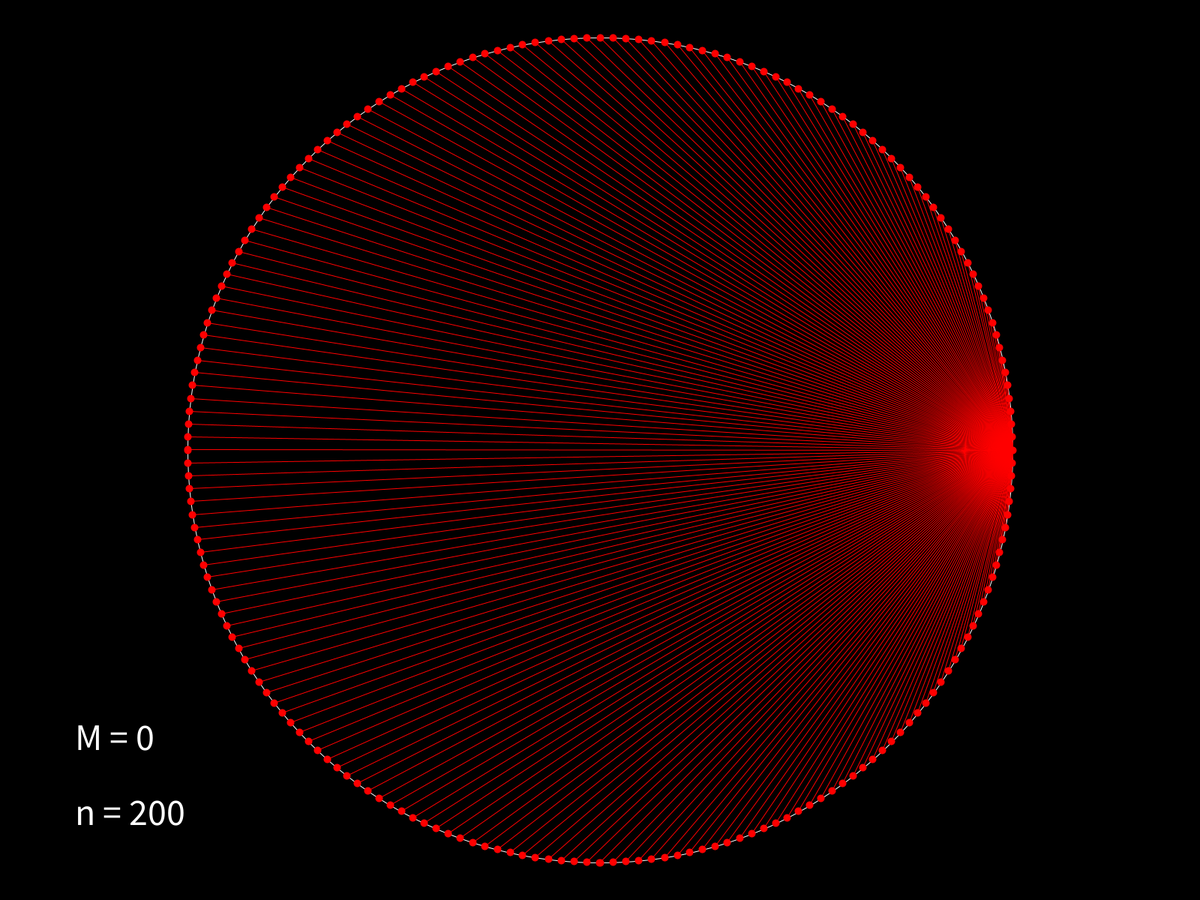
Frame 1 (no input)
Frame 60 (the mouse pressed at the canvas centre just before this capture): identical to frame 1, image omitted
Frame 120 (the mouse held since frame 60 and released just before this capture): identical to frame 1, image omitted

The Processing sketch that drew this single still picture (run headless with seeded random() and noise(); from frame 60 on, the mouse is pressed at the canvas centre):

// Processing sketch: circleTimesTable
// ── circleTimesTable.pde
int pointDensity = 200;
int multiplier = 0;
int timing;

void setup() {
  //size(700,700);
  fullScreen();
}

void draw() {
  background(0);
  pointsOnCircle(width/2, height/2, pointDensity, multiplier);
  println(multiplier);
  textSize(50);
  text("M = " + multiplier, 100, height-200);
  text("n = " + pointDensity, 100, height -100);
}

void keyPressed() {
  switch(key) {
    case 'd':
      multiplier = multiplier < 50 ? multiplier += 1 : multiplier;
      break;
    case 'a':
      multiplier = multiplier > 0 ? multiplier -= 1 : multiplier;
      break;
    case 'w':
      pointDensity = pointDensity < 500 ? pointDensity += 1 : pointDensity;
      break;
    case 's':
      pointDensity = pointDensity > 0 ? pointDensity -= 1 : pointDensity;
      break;
  }   
}

void pointsOnCircle(int x, int y, int size, int mult) {
  push();
  translate(x,y);
  
  noFill();
  stroke(255);
  strokeWeight(1);
  circle(0,0,height-100);
  
  PVector[] points = new PVector[size];
  float angleDivisions = (2 * PI)/size;
  
  // Creating Points
  for (int n = 0; n < size; n++) {
    points[n] = new PVector(cos(angleDivisions*n)*(height-100)/2, sin(angleDivisions*n)*(height-100)/2);
    stroke(255,0,0);
    strokeWeight(10);
    point(points[n].x, points[n].y);
  }
  
  // Creating Lines
  for (int i = 0; i < points.length; i++) {
    if (i * mult < size) {
      strokeWeight(1);
      line(points[i].x, points[i].y, points[i*mult].x, points[i*mult].y);
    }
    else {
      int t = ((i*mult) - size);
      while (t >= points.length) {
        t -= size;
      }
      //println(t);
      line(points[i].x, points[i].y, points[t].x, points[t].y);
      
    }
  }
  
  
  pop();
}
